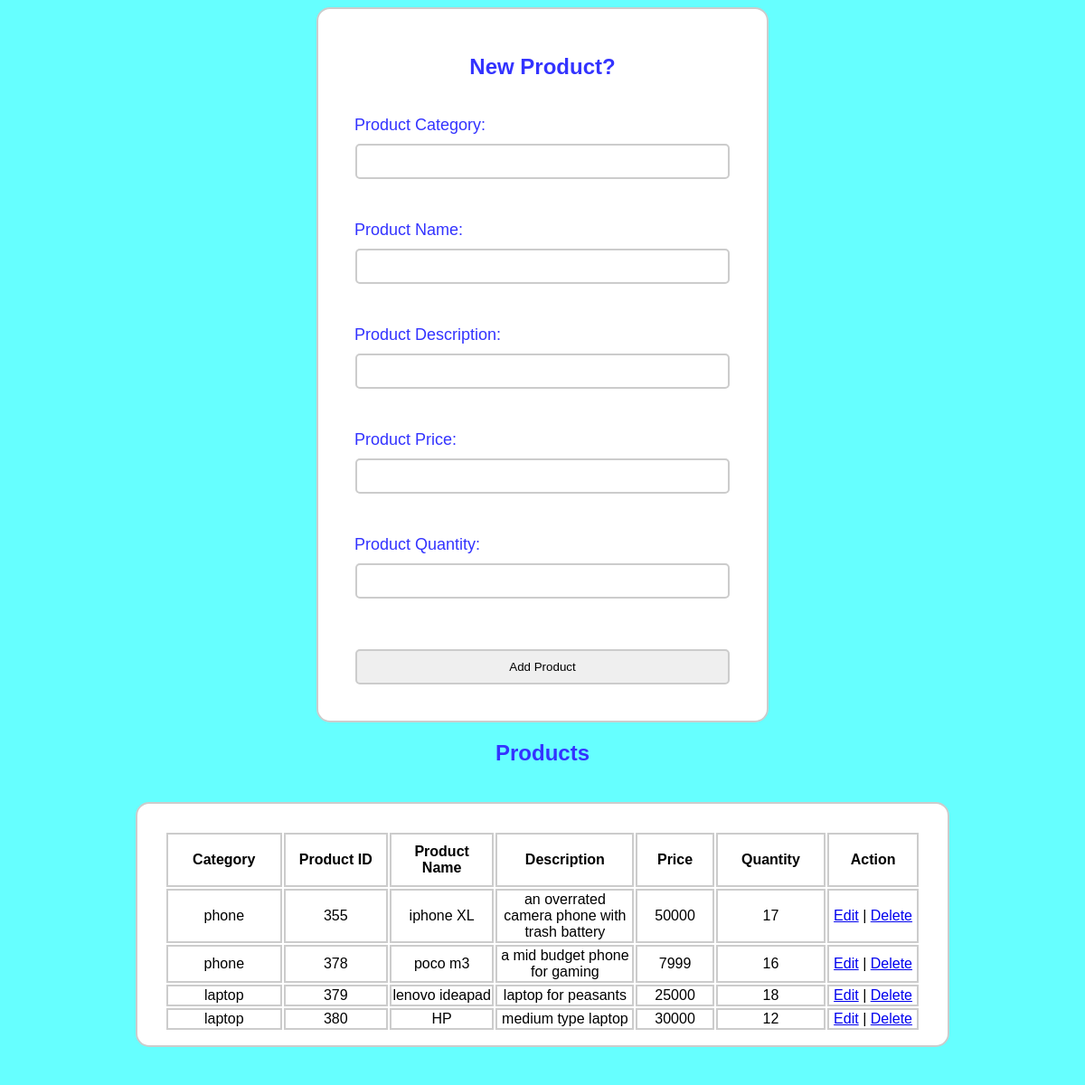
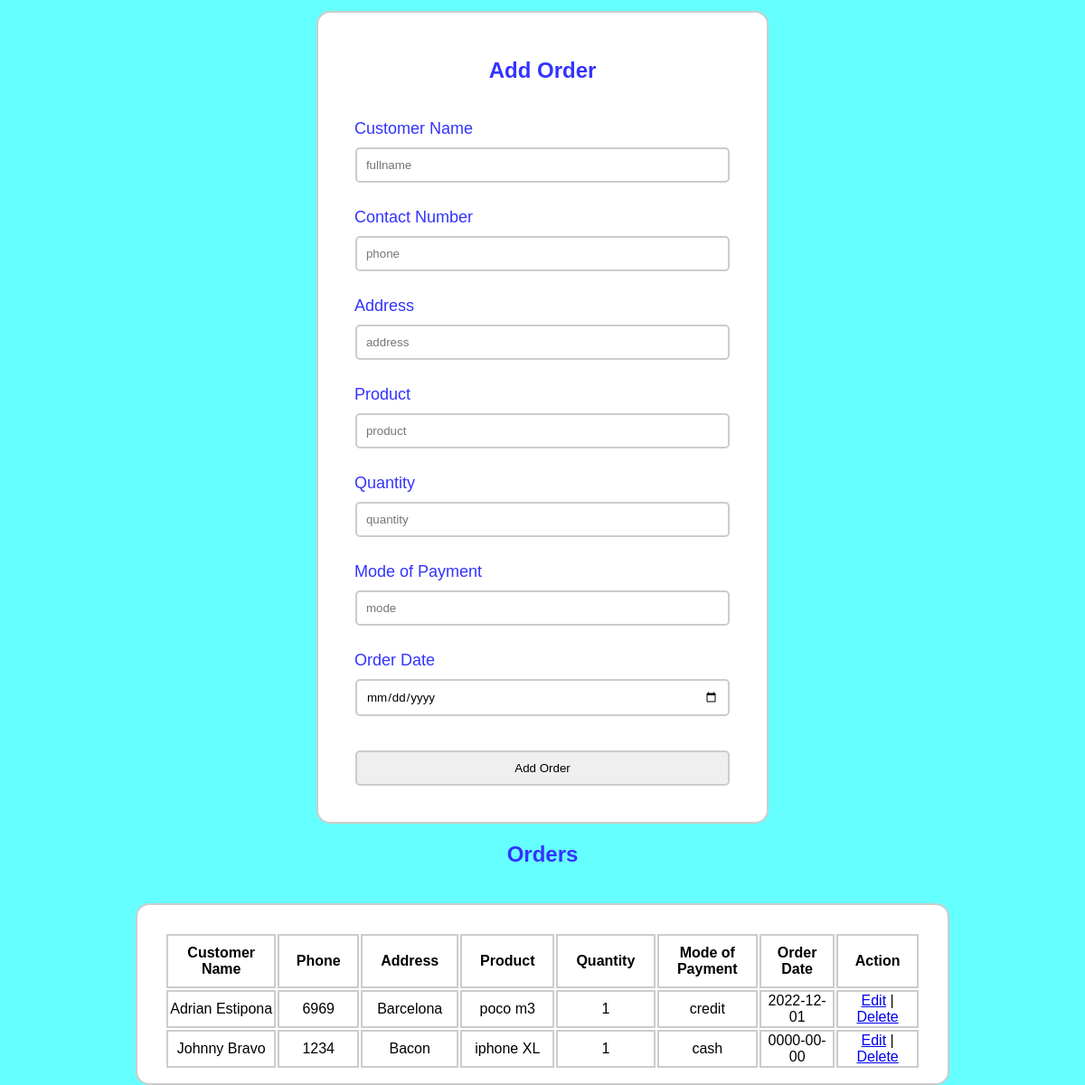
The app's page /home2.php with its own data (2 pictures, top to bottom).
### tables this page shows
CREATE TABLE `products` (
  `prod_id` int(11) NOT NULL,
  `name` varchar(50) NOT NULL,
  `description` text NOT NULL,
  `price` int(50) NOT NULL,
  `quantity` int(50) NOT NULL,
  `cat_id` int(11) NOT NULL
);

CREATE TABLE `category` (
  `cat_id` int(11) NOT NULL,
  `cat_name` varchar(50) NOT NULL
);

CREATE TABLE `orders` (
  `order_id` int(11) NOT NULL,
  `customer_name` varchar(20) NOT NULL,
  `phone` int(11) NOT NULL,
  `address` varchar(25) NOT NULL,
  `prod_id` int(11) NOT NULL,
  `quantity` int(11) NOT NULL,
  `payment_id` int(11) NOT NULL,
  `order_date` date NOT NULL
);

CREATE TABLE `payments` (
  `payment_id` int(11) NOT NULL,
  `payment_type` varchar(15) NOT NULL
);

### home2.php (the view, shortened to what this page needs)
<?php
include_once "db.php";
?>
<!DOCTYPE html>
<html>
<head>
	<link rel="stylesheet" type="text/css" href="style2.css">
</head>
<body>
	<?php
	$category = $prod_name = $description = $price = $quantity = "";
	$action = "add_product";
	$value = "Add Product";
	$head = "process2.php";
	?>
	<form method="POST" action="<?= $head ?>">
		<h2>New Product?</h2>
		<label>Product Category:</label>
		<input type="text" name="category" value="<?= $category ?>">
		<br>
		<br>
		<label>Product Name:</label>
		<input type="text" name="prod_name" value="<?= $prod_name ?>">
		<br>
		<br>
		<label>Product Description:</label>
		<input type="text" name="description" value="<?= $description ?>">
		<br>
		<br>
		<label>Product Price:</label>
		<input type="number" name="price" value="<?= $price ?>">
		<br>
		<br>
		<label>Product Quantity:</label>
		<input type="number" name="quantity" value="<?= $quantity ?>">
		<br>
		<br>
		<input type="submit" name="<?= $action ?>"  value="<?= $value ?>">
	</form>
	<h2>Products</h2>
	<table>
		<th>Category</th>
		<th>Product ID</th>
		<th>Product Name</th>
		<th>Description</th>
		<th>Price</th>
		<th>Quantity</th>
		<th>Action</th>
	<?php
		$query = "SELECT * FROM products";
		$result = mysqli_query($conn,$query);
		if($result){
			while($row = mysqli_fetch_assoc($result)) {
				echo "<tr>";
				$sql = "SELECT cat_name FROM category WHERE cat_id='$row[cat_id]'";
				$res = mysqli_query($conn,$sql);
				$row1 = mysqli_fetch_assoc($res);
				echo "<td>$row1[cat_name]</td>";
				echo "<td>$row[prod_id]</td>";
				echo "<td>$row[name]</td>";
				echo "<td>$row[description]</td>";
				echo "<td>$row[price]</td>";
				echo "<td>$row[quantity]</td>";
				echo "<td><a href='home2.php?me=$row[prod_id]&edit=1'>Edit</a> | <a href='home2.php?me=$row[prod_id]&delete=1'>Delete</a></td>";
				echo "</tr>";
			}mysqli_free_result($result);
		}
		else{
			echo "Failed query";
		}
	?>
	</table>
	<br>
	<br>
	<br>
	<form method="POST" action="order.php">
		<h2>Add Order</h2>
		<label>Customer Name</label>
		<input type="text" name="fullname" placeholder="fullname">
		<br>
		<label>Contact Number</label>
		<input type="text" name="phone" placeholder="phone">
		<br>
		<label>Address</label>
		<input type="text" name="address" placeholder="address">
		<br>
		<label>Product</label>
		<input type="text" name="product" placeholder="product">
		<br>
		<label>Quantity</label>
		<input type="number" name="quantity" placeholder="quantity">
		<br>
		<label>Mode of Payment</label>
		<input type="text" name="mode" placeholder="mode">
		<br>
		<label>Order Date</label>
		<input type="date" name="date" placeholder="date">
		<br>
		<input type="submit" name="add_order" value="Add Order">
	</form>
	<h2>Orders</h2>
	<table>
		<th>Customer Name</th>
		<th>Phone</th>
		<th>Address</th>
		<th>Product</th>
		<th>Quantity</th>
		<th>Mode of Payment</th>
		<th>Order Date</th>
		<th>Action</th>
	<?php
		$query = "SELECT * FROM orders";
		$result = mysqli_query($conn,$query);
		if($result){
			while($row = mysqli_fetch_assoc($result)) {
				echo "<tr>";
				echo "<td>$row[customer_name]</td>";
				echo "<td>$row[phone]</td>";
				echo "<td>$row[address]</td>";
				$sql = "SELECT name FROM products WHERE prod_id='$row[prod_id]'";
				$res = mysqli_query($conn,$sql);
				$row1 = mysqli_fetch_assoc($res);
				echo "<td>$row1[name]</td>";
				echo "<td>$row[quantity]</td>";
				$sql = "SELECT payment_type FROM payments WHERE payment_id='$row[payment_id]'";
				$res = mysqli_query($conn,$sql);
				$row2 = mysqli_fetch_assoc($res);
				echo "<td>$row2[payment_type]</td>";
				echo "<td>$row[order_date]</td>";
				echo "<td><a href='home2.php?he=$row[order_id]&edit=1'>Edit</a> | <a href='home2.php?me=$row[order_id]&delete=1'>Delete</a></td>";
				echo "</tr>";
			}mysqli_free_result($result);
		}
		else{
			echo "Failed query";
		}
	?>
</body>
</html>

### style2.css (style rules this page uses)
body { background: #66FFFF; justify-content: center; align-items: center; height: 100vh; }
* { font-family: sans-serif; box-sizing: border-box; }
form { width: 500px; border: 2px solid #ccc; padding: 30px; background: #fff; border-radius: 15px; margin: auto; }
h2 { color: #3333FF; text-align: center; margin-bottom: 40px; }
input { display: block; border: 2px solid #ccc; width: 95%; padding: 10px; margin: 10px auto; border-radius: 5px; }
label { color: #3333FF; font-size: 18px; padding: 10px; }
table { width: 900px; border: 2px solid #ccc; padding: 30px; background: #fff; border-radius: 15px; margin: auto; padding-bottom: 15px; }
th { border: 2px solid #ccc; width: 50px; padding: 10px; margin: 10px auto; }
td { margin: none; width: 50px; border: 2px solid #ccc; font-family: sans-serif; text-align: center; }

### records on screen
products: cat.cat_name "phone", prod_id "355", name "iphone XL", description "an overrated camera phone with trash battery", price "50000", quantity "17"
products: cat.cat_name "phone", prod_id "378", name "poco m3", description "a mid budget phone for gaming", price "7999", quantity "16"
products: cat.cat_name "laptop", prod_id "379", name "lenovo ideapad", description "laptop for peasants", price "25000", quantity "18"
products: cat.cat_name "laptop", prod_id "380", name "HP", description "medium type laptop", price "30000", quantity "12"
orders: customer_name "Adrian Estipona", phone "6969", address "Barcelona", prod.name "poco m3", quantity "1", payment.payment_type "credit", order_date "2022-12-01"
orders: customer_name "Johnny Bravo", phone "1234", address "Bacon", prod.name "iphone XL", quantity "1", payment.payment_type "cash", order_date "0000-00-00"
